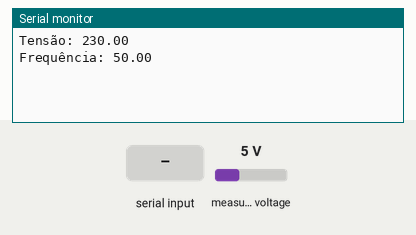
The sketch below on a simulated ESP32. On the bench: the last lines printed to the serial monitor. Inputs (shaded band) come from the test bench; at power-on: measured voltage 5 V.

Above: at 4.2 s.
4.3 s: "1" received over the second serial link
7.0 s: measured voltage set to 0.3 V
At 7.5 s:
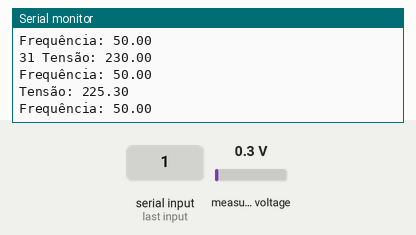
9.7 s: "0" received over the second serial link
12.4 s: measured voltage set to 3.8 V
At 14.4 s:
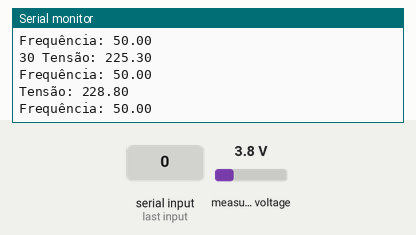
Timing chart, 0 to 15.9 s (numbered marks = the images above; inputs shaded):
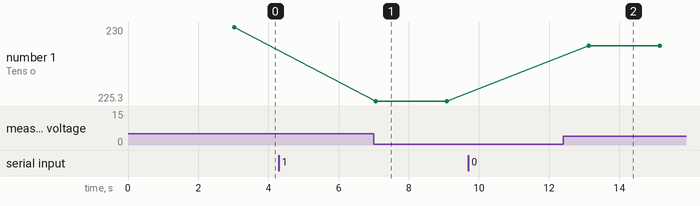

The sketch:

testepzem_simples.ino
```cpp
#include <PZEM004Tv30.h>

#define RXD2 16
#define TXD2 17

PZEM004Tv30 pzem(Serial2, RXD2, TXD2);//0xF8

void setup() {
  Serial.begin(115200);
  Serial2.begin(9600, SERIAL_8N1, RXD2, TXD2);
  delay(3000);
}

void loop() {

  while (Serial2.available()) {
    int c = Serial2.read();
    Serial.print(c, HEX);
    Serial.print(" ");
  }


  float voltage = pzem.voltage();
  float frequency = pzem.frequency();

  Serial.print("Tensão: ");
  Serial.println(voltage);

  Serial.print("Frequência: ");
  Serial.println(frequency);

  delay(2000);
}
```

Measured:
- after the input at 7.0 s, the serial monitor: prints a new line after 0.06 s (image 1)
- after the input at 12.4 s, the serial monitor: prints a new line after 0.73 s (image 2)
- plotted number 1: 230 → 225.3 after the input at 7.0 s, 225.3 → 228.8 after the input at 12.4 s
